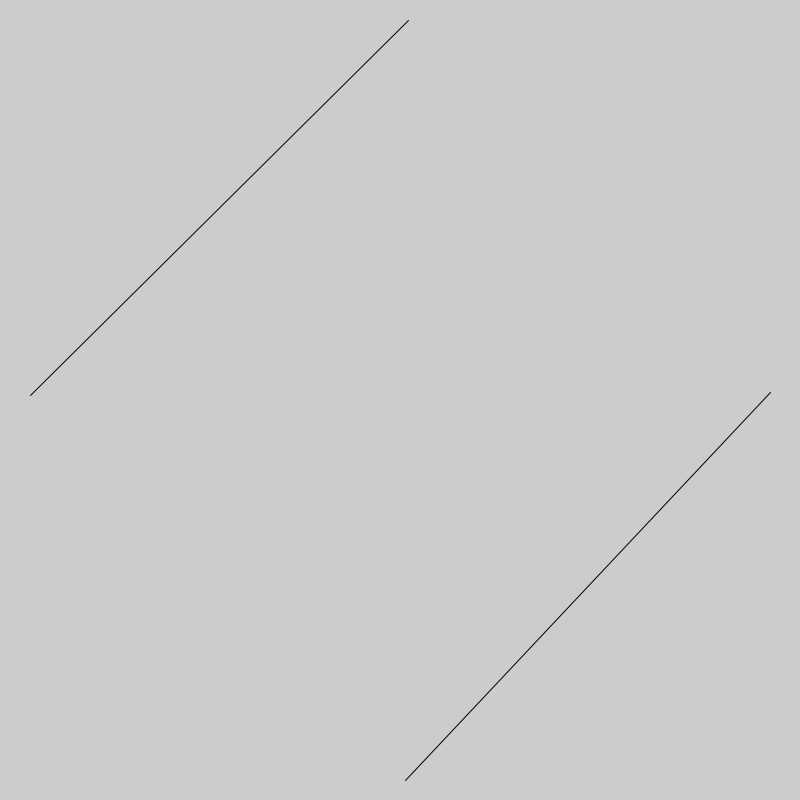
Frame 1 (no input)
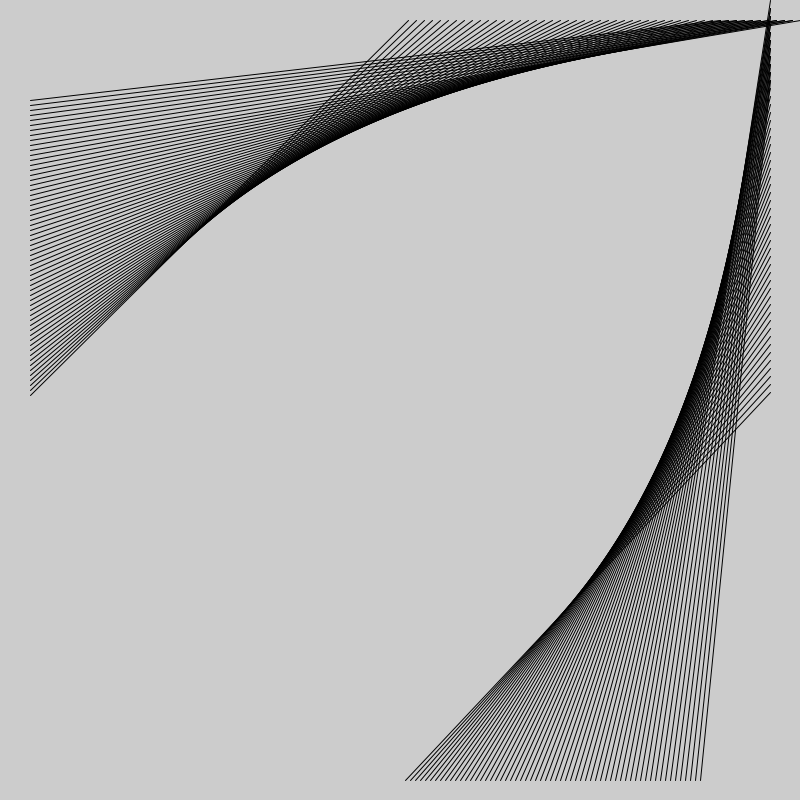
Frame 60 (the mouse pressed at the canvas centre just before this capture)
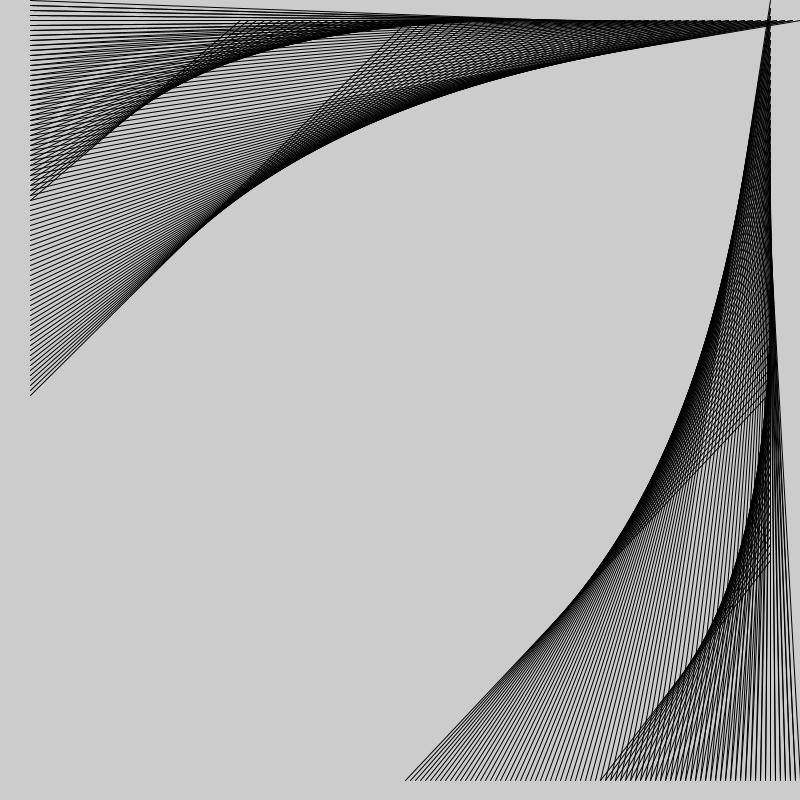
Frame 120 (the mouse held since frame 60 and released just before this capture)

The Processing sketch that drew these frames (run headless with seeded random() and noise(); from frame 60 on, the mouse is pressed at the canvas centre):

// Processing sketch: processing_103749
// ── processing_103749.pde

float ballX;
float ballY;
float ballX2;
float ballY2;
float vx2;
float vy2;
float vx; // x velocity
float vy; // y velocity

void setup()
{
  size(800, 800);
  
  // set initial position (in the middle of the screen)
  ballX = width / 2;
  ballY = height / 2;
  ballX2 = width/2; 
  ballY2 = height/2 ;
  vx=8;
  vy=-5;
  vx2=-8;
  vy2=5;
  // ADD - set initial velocity
}

void draw()
{
  moveBall();
  drawBall();
}

void moveBall()
{
  // ADD - update the ball's position by adding it's velocity (both vx and vy)
  ballX+=vx;
  ballY+=vy;
  // check if the ball over the left or right edges of the screen
  if (ballX <= 0 || ballX >= width)
  {
    // ADD - bounce off the left or right side of the screen
    vx= -vx;
    //vy= -vy;
  }
  
  // check if the ball over the top or bottom edges of the screen
  if (ballY <= 0 || ballY >= height)
  {
    // ADD - bounce off the floor or ceiling
    //vx= -vx-5;
    vy= -vy;
  }
  ballX2+=vx2;
  ballY2+=vy2;
  if (ballX2 <= 0 || ballX2 >= width)
  {
    // ADD - bounce off the left or right side of the screen
    vx2= -vx2;
    //vy= -vy;
  }
  
  // check if the ball over the top or bottom edges of the screen
  if (ballY2 <= 0 || ballY2 >= height)
  {
    // ADD - bounce off the floor or ceiling
    //vx= -vx-5;
    vy2= -vy2;
  }
}

void drawBall()
{
  float random1= random(0,255);
  float random2= random(0,255);
  float random3= random(0,255);
  float random4= random(0,255);
  float random5= random(0,255);
  float random6= random(0,255);
  float random7= random(0,150);
  float random8= random(0,150);
  float random9= random(0,150);
  //background(255);
  line(ballX, 20, 30, ballY);
  line(width-30, ballX2, ballY2, height-20);
  
  /*fill(random1,random2, random3);
  ellipse(ballX, ballY, random7, random8);
  fill(random4, random5, random6);
  stroke(random4, random5, random6);
  triangle(ballX, ballY, random9, random1, random4,random7);*/
}
